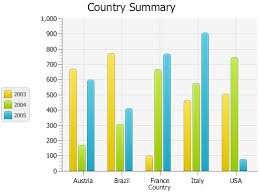
#> input picture classifier/Chart_classifier/thin bar/images (1).jpeg, 260 x 194 px
$ python -i generate_structure_tensor_lab.py   (imports and definitions only)
#> lines starting #> are read from the running program, lines starting #| are printed output that depends on the picture
#> further down, picture is the input picture: shape (194, 260, 3); mean B, G, R 219.4, 236.4, 228.1
from scipy import ndimage as ndi
import cv2
import pandas as pd
import numpy as np
from compute_saliency import *
from tensor_voting_computation import generate_tensor_vote

# [24 lines left out: function color_normalization, not called in this run]


def _compute_derivatives(image, mode='constant', cval=0):
#> called with mode = 'constant', cval = 0
    imy = ndi.sobel(image, axis=0, mode=mode, cval=cval)
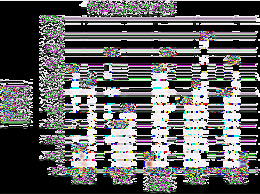
#> imy: shape (194, 260, 3); mean B, G, R 95.3, 94.7, 95.3
    imx = ndi.sobel(image, axis=1, mode=mode, cval=cval)
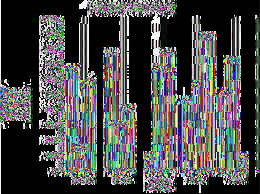
#> imx: shape (194, 260, 3); mean B, G, R 74.4, 74.4, 74.1

    return imx, imy

def structure_tensor(image, sigma=1, mode='constant', cval=0):
    imx, imy = _compute_derivatives(image, mode=mode, cval=cval)

    IMxx = imx * imx
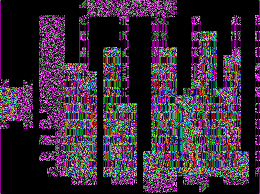
#> IMxx: shape (194, 260, 3); mean B, G, R 57.1, 41.7, 57.2
    IMxy = imx * imy
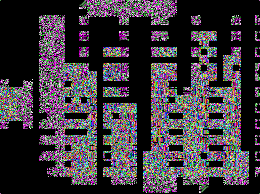
#> IMxy: shape (194, 260, 3); mean B, G, R 62.5, 55.6, 62.1
    IMyy = imy * imy
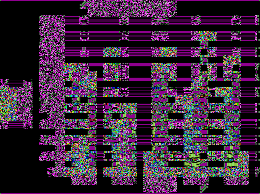
#> IMyy: shape (194, 260, 3); mean B, G, R 60.3, 37.6, 59.9
    # structure tensor
    Axx = cv2.GaussianBlur(IMxx,(1,1), sigma)
    Axy = cv2.GaussianBlur(IMxy,(1,1), sigma)
    Ayy = cv2.GaussianBlur(IMyy,(1,1), sigma)

    return Axx, Axy, Ayy


# [85 lines left out: function compute_structure_tensor, not called in this run]

>>> import cv2
>>> picture = cv2.imread('../../classifier/Chart_classifier/thin bar/images (1).jpeg')
>>> result = structure_tensor(picture)

$ run again, on classifier/Chart_classifier/thin bar/images.jpeg
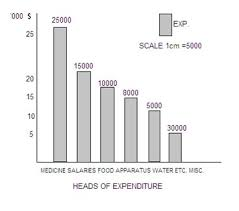
#> input picture classifier/Chart_classifier/thin bar/images.jpeg, 239 x 211 px
#> picture is the input picture: shape (211, 239, 3); mean B, G, R 240.4, 240.2, 240.4
#> in _compute_derivatives, `imx = ndi.sobel(image, axis=1, mode=mode, cval=cval)`:
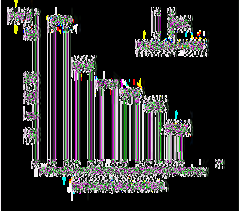
#> imx: shape (211, 239, 3); mean B, G, R 46.7, 45.7, 47.1
#> in structure_tensor, `IMyy = imy * imy`:
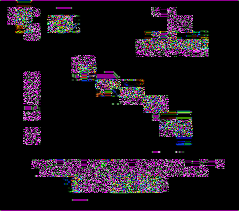
#> IMyy: shape (211, 239, 3); mean B, G, R 27.1, 17.7, 27

$ run again, on classifier/Chart_classifier/thin bar/download (2).png
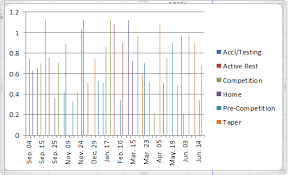
#> input picture classifier/Chart_classifier/thin bar/download (2).png, 288 x 175 px
#> picture is the input picture: shape (175, 288, 3); mean B, G, R 242.3, 242.6, 242.5
#> in structure_tensor, `IMxx = imx * imx`:
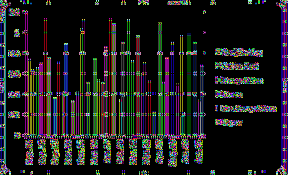
#> IMxx: shape (175, 288, 3); mean B, G, R 29.8, 28.5, 30.2
#> in structure_tensor, `IMyy = imy * imy`:
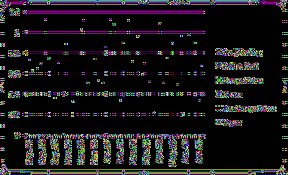
#> IMyy: shape (175, 288, 3); mean B, G, R 24.5, 22.6, 25.1

$ run again, on classifier/Chart_classifier/thin bar/images (10).png
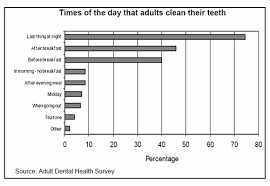
#> input picture classifier/Chart_classifier/thin bar/images (10).png, 270 x 186 px
#> picture is the input picture: shape (186, 270, 3); min 0, max 255, mean 233.9
#> in _compute_derivatives, `imx = ndi.sobel(image, axis=1, mode=mode, cval=cval)`:
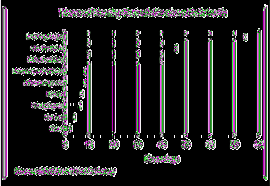
#> imx: shape (186, 270, 3); mean B, G, R 36.5, 34, 36.5
#> in structure_tensor, `IMyy = imy * imy`:
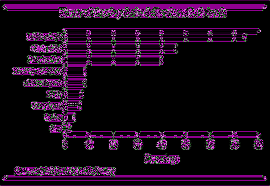
#> IMyy: shape (186, 270, 3); mean B, G, R 28.5, 9.2, 28.5
